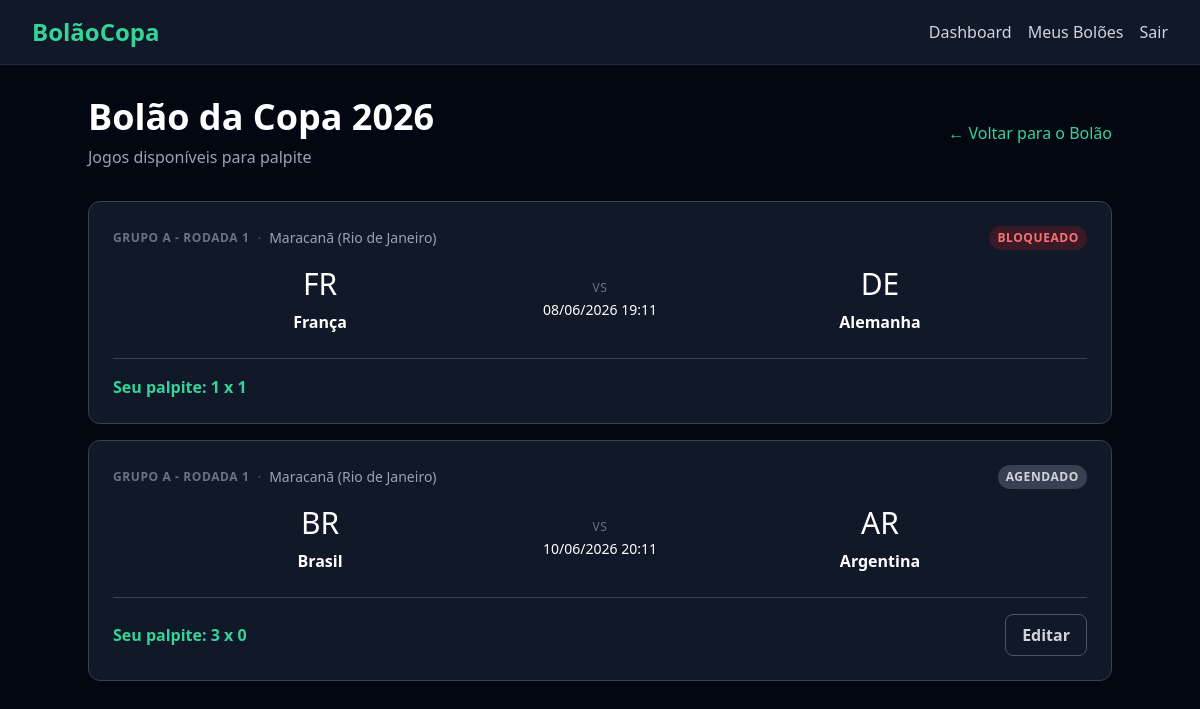
/pools/4/matches/ (signed in), run on the app's committed database.
### pools/models.py (models this page shows, shortened)
class Pool(models.Model):
    name = models.CharField(max_length=100)
    description = models.TextField(blank=True)
    invite_token = models.UUIDField(default=uuid.uuid4, unique=True)
    created_by = models.ForeignKey(
        settings.AUTH_USER_MODEL,
        on_delete=models.CASCADE,
        related_name='created_pools',
    )
    created_at = models.DateTimeField(auto_now_add=True)
    updated_at = models.DateTimeField(auto_now=True)

### matches/models.py (models this page shows, shortened)
class Match(models.Model):
    STATUS_CHOICES = (
        ('agendado', 'Agendado'),
        ('em_andamento', 'Em andamento'),
        ('finalizado', 'Finalizado'),
    )
    round = models.ForeignKey(
        Round,
        on_delete=models.CASCADE,
        related_name='matches',
    )
    stadium = models.ForeignKey(
        Stadium,
        on_delete=models.PROTECT,
        related_name='matches',
    )
    home_team = models.ForeignKey(
        Team,
        on_delete=models.PROTECT,
        related_name='home_matches',
    )
    away_team = models.ForeignKey(
        Team,
        on_delete=models.PROTECT,
        related_name='away_matches',
    )
    match_datetime = models.DateTimeField()
    home_score = models.PositiveIntegerField(null=True, blank=True)
    away_score = models.PositiveIntegerField(null=True, blank=True)
    status = models.CharField(
        max_length=20,
        choices=STATUS_CHOICES,
        default='agendado',
    )
    created_at = models.DateTimeField(auto_now_add=True)
    updated_at = models.DateTimeField(auto_now=True)
    class Meta:
        ordering = ('match_datetime',)

class Round(models.Model):
    PHASE_CHOICES = (
        ('grupo', 'Fase de Grupos'),
        ('oitavas', 'Oitavas de Final'),
        ('quartas', 'Quartas de Final'),
        ('semi', 'Semifinal'),
        ('terceiro_lugar', 'Terceiro Lugar'),
        ('final', 'Final'),
    )
    name = models.CharField(max_length=100)
    order = models.PositiveIntegerField()
    phase = models.CharField(max_length=20, choices=PHASE_CHOICES)
    created_at = models.DateTimeField(auto_now_add=True)
    updated_at = models.DateTimeField(auto_now=True)
    class Meta:
        ordering = ('order',)

class Stadium(models.Model):
    name = models.CharField(max_length=200)
    city = models.CharField(max_length=100)
    country = models.CharField(max_length=100)
    created_at = models.DateTimeField(auto_now_add=True)
    updated_at = models.DateTimeField(auto_now=True)
    def __str__(self):
        return f'{self.name} ({self.city})'

class Team(models.Model):
    name = models.CharField(max_length=100)
    country_code = models.CharField(max_length=3, unique=True)
    flag_emoji = models.CharField(max_length=10, blank=True)
    created_at = models.DateTimeField(auto_now_add=True)
    updated_at = models.DateTimeField(auto_now=True)

### predictions/models.py (models this page shows, shortened)
class Prediction(models.Model):
    user = models.ForeignKey(
        settings.AUTH_USER_MODEL,
        on_delete=models.CASCADE,
        related_name='predictions',
    )
    match = models.ForeignKey(
        Match,
        on_delete=models.CASCADE,
        related_name='predictions',
    )
    pool = models.ForeignKey(
        Pool,
        on_delete=models.CASCADE,
        related_name='predictions',
    )
    home_score = models.PositiveIntegerField()
    away_score = models.PositiveIntegerField()
    points = models.IntegerField(default=0)
    created_at = models.DateTimeField(auto_now_add=True)
    updated_at = models.DateTimeField(auto_now=True)
    class Meta:
        unique_together = ('user', 'match', 'pool')

### predictions/views.py (the view)
class PoolMatchListView(LoginRequiredMixin, ListView):
    template_name = 'predictions/pool_matches.html'
    context_object_name = 'matches'
    def get_queryset(self):
        self.pool = get_object_or_404(Pool, pk=self.kwargs['pool_id'])
        return Match.objects.filter(
            match_datetime__gte=timezone.now() - timezone.timedelta(hours=4),
        ).select_related('home_team', 'away_team', 'stadium', 'round').order_by(
            'match_datetime',
        )
    def dispatch(self, request, *args, **kwargs):
        self.pool = get_object_or_404(Pool, pk=self.kwargs['pool_id'])
        if not PoolMember.objects.filter(
            pool=self.pool,
            user=request.user,
        ).exists():
            messages.error(request, 'Você precisa ser membro deste bolão para acessar.')
            return redirect(reverse('pool_detail', kwargs={'pk': self.pool.pk}))
        return super().dispatch(request, *args, **kwargs)
    def get_context_data(self, **kwargs):
        context = super().get_context_data(**kwargs)
        context['pool'] = self.pool
        now = timezone.now()
        user_predictions = {
            p.match_id: p for p in Prediction.objects.filter(
                user=self.request.user,
                pool=self.pool,
            )
        }
        match_items = []
        for match in context['matches']:
            is_locked = match.match_datetime <= now
            match_items.append({
                'match': match,
                'is_locked': is_locked,
                'user_prediction': user_predictions.get(match.pk),
            })
        context['match_items'] = match_items
        return context

### templates/predictions/pool_matches.html (shortened to what this page needs)
{% extends 'base.html' %}
{% block content %}
<div class='max-w-5xl mx-auto'>
    <div class='flex items-center justify-between mb-8'>
        <div>
            <h1 class='text-3xl md:text-4xl font-bold text-white'>{{ pool.name }}</h1>
            <p class='text-gray-400 mt-2'>Jogos disponíveis para palpite</p>
        </div>
        <a href='{% url "pool_detail" pk=pool.pk %}' class='text-emerald-400 hover:text-emerald-300 transition-colors duration-200'>
            &larr; Voltar para o Bolão
        </a>
    </div>
    {% if match_items %}
        <div class='space-y-4'>
            {% for item in match_items %}
                <div class='bg-gray-900 border border-gray-700 rounded-xl p-6 hover:border-emerald-500/50 transition-colors duration-200'>
                    <div class='flex items-center justify-between mb-4'>
                        <div class='flex items-center gap-2 text-sm'>
                            <span class='text-xs font-semibold uppercase tracking-wider text-gray-500'>{{ item.match.round.name }}</span>
                            <span class='text-gray-600'>·</span>
                            <span class='text-gray-400'>{{ item.match.stadium }}</span>
                        </div>
                        {% if item.is_locked %}
                            <span class='text-xs font-semibold uppercase tracking-wider px-2 py-1 rounded-full bg-red-600/20 text-red-400'>Bloqueado</span>
                        {% else %}
                            <span class='text-xs font-semibold uppercase tracking-wider px-2 py-1 rounded-full bg-gray-700 text-gray-300'>Agendado</span>
                        {% endif %}
                    </div>
                    <div class='flex items-center justify-between gap-4'>
                        <div class='flex flex-col items-center gap-2 flex-1'>
                            <span class='text-3xl'>{{ item.match.home_team.flag_emoji }}</span>
                            <span class='text-white font-semibold'>{{ item.match.home_team.name }}</span>
                        </div>
                        <div class='flex flex-col items-center gap-1'>
                            <span class='text-gray-500 text-xs uppercase tracking-wider'>vs</span>
                            <span class='text-white text-sm'>{{ item.match.match_datetime|date:"d/m/Y H:i" }}</span>
                        </div>
                        <div class='flex flex-col items-center gap-2 flex-1'>
                            <span class='text-3xl'>{{ item.match.away_team.flag_emoji }}</span>
                            <span class='text-white font-semibold'>{{ item.match.away_team.name }}</span>
                        </div>
                    </div>
                    <div class='mt-6 pt-4 border-t border-gray-700 flex items-center justify-between'>
                        {% if item.user_prediction %}
                            <span class='text-emerald-400 font-semibold'>Seu palpite: {{ item.user_prediction.home_score }} x {{ item.user_prediction.away_score }}</span>
                        {% elif item.is_locked %}
                            <span class='text-red-400 font-semibold'>Palpite indisponível - jogo já começou</span>
                        {% else %}
                            <span class='text-gray-400'>Você ainda não palpitou neste jogo</span>
                        {% endif %}
                        {% if not item.is_locked and not item.user_prediction %}
                            <a href='{% url "prediction_create" pool_id=pool.pk match_id=item.match.pk %}' class='bg-emerald-600 hover:bg-emerald-500 text-white font-semibold rounded-lg px-4 py-2 transition-colors duration-200'>
                                Palpitar
                            </a>
                        {% elif not item.is_locked and item.user_prediction %}
                            <a href='{% url "prediction_update" pool_id=pool.pk match_id=item.match.pk %}' class='border border-gray-600 hover:border-emerald-500 text-gray-300 hover:text-emerald-400 font-semibold rounded-lg px-4 py-2 transition-colors duration-200'>
                                Editar
                            </a>
                        {% endif %}
                    </div>
                </div>
            {% endfor %}
        </div>
    {% else %}
        <div class='bg-gray-900 border border-gray-700 rounded-xl p-8 text-center'>
            <p class='text-gray-400 text-lg'>Nenhum jogo disponível para palpite no momento.</p>
        </div>
    {% endif %}
</div>
{% endblock %}

### data on the page
Pool: name "Bolão da Copa 2026"
Match: match.round.name "GRUPO A - RODADA 1", match.stadium "Maracanã (Rio de Janeiro)", shows "BLOQUEADO", match.home_team.flag_emoji "FR", match.home_team.name "França", match.match_datetime "08/06/2026 19:11", match.away_team.flag_emoji "DE", match.away_team.name "Alemanha", user_prediction.home_score "1", user_prediction.away_score "1"
Match: match.round.name "GRUPO A - RODADA 1", match.stadium "Maracanã (Rio de Janeiro)", shows "AGENDADO", match.home_team.flag_emoji "BR", match.home_team.name "Brasil", match.match_datetime "10/06/2026 20:11", match.away_team.flag_emoji "AR", match.away_team.name "Argentina", user_prediction.home_score "3", user_prediction.away_score "0", shows "Editar"
